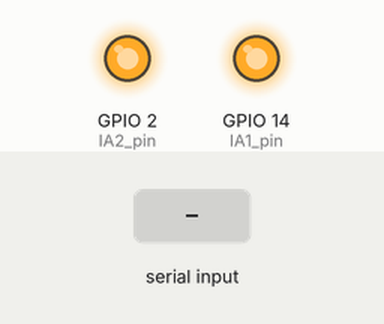
This sketch was run on a simulated ESP32. Shown: output pins drawn as LEDs (lit = HIGH). The inputs (shaded band) are chosen by the test bench. WiFi joins after 1.5 s; servers stay silent unless stated; nothing arrives over Bluetooth unless stated; the camera gives no picture; what the sketch prints to the serial monitor is not drawn.

Above: at 1.5 s.
1.6 s: "90,45\n" received over the second serial link
At 2.7 s:
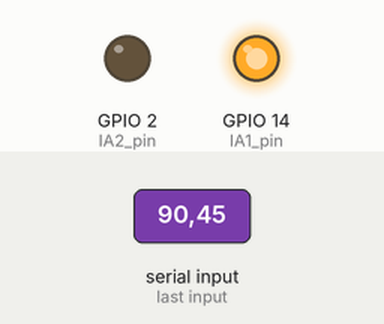
3.1 s: "30,150\n" received over the second serial link
At 3.8 s:
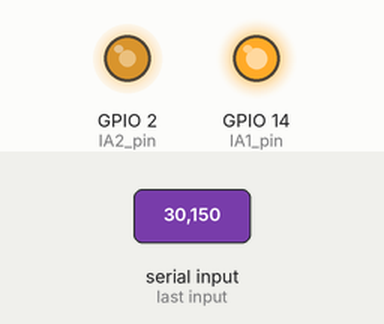
4.6 s: "5\n" received over the second serial link
At 4.9 s:
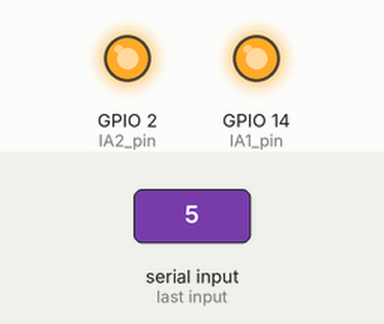
Timing chart, 0 to 7.6 s (numbered marks = the images above; inputs shaded):
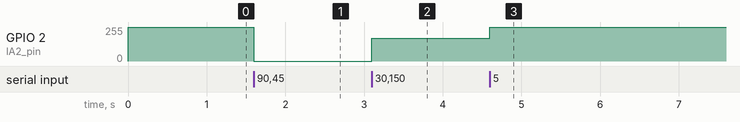

The sketch:

ESP32_loco_simp.ino
```cpp
/*********
 * Artur Zolich
 *
 * An ESP32-CAM wooden train locomotive software
 *
 * Project is an extension of previous work by Rui Santos, see annotations below
 */

/*********
  Rui Santos
  Complete project details at https://RandomNerdTutorials.com/esp32-cam-video-streaming-web-server-camera-home-assistant/

  IMPORTANT!!!
   - Select Board "AI Thinker ESP32-CAM"
   - GPIO 0 must be connected to GND to upload a sketch
   - After connecting GPIO 0 to GND, press the ESP32-CAM on-board RESET button to put your board in flashing mode

  Permission is hereby granted, free of charge, to any person obtaining a copy
  of this software and associated documentation files.

  The above copyright notice and this permission notice shall be included in all
  copies or substantial portions of the Software.
*********/

#include "esp_camera.h"
#include <WiFi.h>
#include "esp_timer.h"
#include "img_converters.h"
#include "Arduino.h"
#include "fb_gfx.h"
#include "soc/soc.h" //disable brownout problems
#include "soc/rtc_cntl_reg.h"  //disable brownout problems
#include "esp_http_server.h"

#define AP_MODE

#if defined(AP_MODE)
  const char* ssid     = "ESP32_Loco";
  const char* password = NULL;
#else
  //Replace with your network credentials
  const char* ssid = "REPLACE_WITH_YOUR_SSID";
  const char* password = "REPLACE_WITH_YOUR_PASSWORD";
#endif


//************ BLUETOOTH config
#include <BluetoothSerial.h>
BluetoothSerial SerialBT;
//**************************************************

// MOTOR CONTROL
const int IA1_pin = 14;
const int IA2_pin = 2;
const int IA1_ch = 4; // !!!! PWM Channel, not pin
const int IA2_ch = 2; // !!!! PWM Channel, not pin

void motorWrite(uint8_t channel, float value, float valueMax = 900.0) {
  uint32_t duty = (65535 / valueMax) * min(value, valueMax);
  ledcWrite(channel, duty);
}

void initializeMotorControl(){
  //See HR8833 datasheet and https://www.dfrobot.com/index.php?route=product/product&product_id=1492

  // PWM #1
  ledcSetup(IA1_ch, 50, 16); //channel, freq, resolution
  ledcAttachPin(IA1_pin, IA1_ch); // pin, channel

  // PWM #2
  ledcSetup(IA2_ch, 50, 16); //channel, freq, resolution
  ledcAttachPin(IA2_pin, IA2_ch); // pin, channel

  motorWrite(IA1_ch, 900);
  motorWrite(IA2_ch, 900);
}


#define PART_BOUNDARY "123456789000000000000987654321"

// This project was tested with the AI Thinker Model, M5STACK PSRAM Model and M5STACK WITHOUT PSRAM
#define CAMERA_MODEL_AI_THINKER
//#define CAMERA_MODEL_M5STACK_PSRAM
//#define CAMERA_MODEL_M5STACK_WITHOUT_PSRAM

// Not tested with this model
//#define CAMERA_MODEL_WROVER_KIT

#if defined(CAMERA_MODEL_WROVER_KIT)
  #define PWDN_GPIO_NUM    -1
  #define RESET_GPIO_NUM   -1
  #define XCLK_GPIO_NUM    21
  #define SIOD_GPIO_NUM    26
  #define SIOC_GPIO_NUM    27

  #define Y9_GPIO_NUM      35
  #define Y8_GPIO_NUM      34
  #define Y7_GPIO_NUM      39
  #define Y6_GPIO_NUM      36
  #define Y5_GPIO_NUM      19
  #define Y4_GPIO_NUM      18
  #define Y3_GPIO_NUM       5
  #define Y2_GPIO_NUM       4
  #define VSYNC_GPIO_NUM   25
  #define HREF_GPIO_NUM    23
  #define PCLK_GPIO_NUM    22

#elif defined(CAMERA_MODEL_M5STACK_PSRAM)
  #define PWDN_GPIO_NUM     -1
  #define RESET_GPIO_NUM    15
  #define XCLK_GPIO_NUM     27
  #define SIOD_GPIO_NUM     25
  #define SIOC_GPIO_NUM     23

  #define Y9_GPIO_NUM       19
  #define Y8_GPIO_NUM       36
  #define Y7_GPIO_NUM       18
  #define Y6_GPIO_NUM       39
  #define Y5_GPIO_NUM        5
  #define Y4_GPIO_NUM       34
  #define Y3_GPIO_NUM       35
  #define Y2_GPIO_NUM       32
  #define VSYNC_GPIO_NUM    22
  #define HREF_GPIO_NUM     26
  #define PCLK_GPIO_NUM     21

#elif defined(CAMERA_MODEL_M5STACK_WITHOUT_PSRAM)
  #define PWDN_GPIO_NUM     -1
  #define RESET_GPIO_NUM    15
  #define XCLK_GPIO_NUM     27
  #define SIOD_GPIO_NUM     25
  #define SIOC_GPIO_NUM     23

  #define Y9_GPIO_NUM       19
  #define Y8_GPIO_NUM       36
  #define Y7_GPIO_NUM       18
  #define Y6_GPIO_NUM       39
  #define Y5_GPIO_NUM        5
  #define Y4_GPIO_NUM       34
  #define Y3_GPIO_NUM       35
  #define Y2_GPIO_NUM       17
  #define VSYNC_GPIO_NUM    22
  #define HREF_GPIO_NUM     26
  #define PCLK_GPIO_NUM     21

#elif defined(CAMERA_MODEL_AI_THINKER)
  #define PWDN_GPIO_NUM     32
  #define RESET_GPIO_NUM    -1
  #define XCLK_GPIO_NUM      0
  #define SIOD_GPIO_NUM     26
  #define SIOC_GPIO_NUM     27

  #define Y9_GPIO_NUM       35
  #define Y8_GPIO_NUM       34
  #define Y7_GPIO_NUM       39
  #define Y6_GPIO_NUM       36
  #define Y5_GPIO_NUM       21
  #define Y4_GPIO_NUM       19
  #define Y3_GPIO_NUM       18
  #define Y2_GPIO_NUM        5
  #define VSYNC_GPIO_NUM    25
  #define HREF_GPIO_NUM     23
  #define PCLK_GPIO_NUM     22
#else
  #error "Camera model not selected"
#endif

static const char* _STREAM_CONTENT_TYPE = "multipart/x-mixed-replace;boundary=" PART_BOUNDARY;
static const char* _STREAM_BOUNDARY = "\r\n--" PART_BOUNDARY "\r\n";
static const char* _STREAM_PART = "Content-Type: image/jpeg\r\nContent-Length: %u\r\n\r\n";

httpd_handle_t stream_httpd = NULL;

static esp_err_t stream_handler(httpd_req_t *req){
  camera_fb_t * fb = NULL;
  esp_err_t res = ESP_OK;
  size_t _jpg_buf_len = 0;
  uint8_t * _jpg_buf = NULL;
  char * part_buf[64];

  res = httpd_resp_set_type(req, _STREAM_CONTENT_TYPE);
  if(res != ESP_OK){
    return res;
  }

  while(true){
    fb = esp_camera_fb_get();
    if (!fb) {
      Serial.println("Camera capture failed");
      res = ESP_FAIL;
    } else {
      if(fb->width > 400){
        if(fb->format != PIXFORMAT_JPEG){
          bool jpeg_converted = frame2jpg(fb, 80, &_jpg_buf, &_jpg_buf_len);
          esp_camera_fb_return(fb);
          fb = NULL;
          if(!jpeg_converted){
            Serial.println("JPEG compression failed");
            res = ESP_FAIL;
          }
        } else {
          _jpg_buf_len = fb->len;
          _jpg_buf = fb->buf;
        }
      }
    }
    if(res == ESP_OK){
      size_t hlen = snprintf((char *)part_buf, 64, _STREAM_PART, _jpg_buf_len);
      res = httpd_resp_send_chunk(req, (const char *)part_buf, hlen);
    }
    if(res == ESP_OK){
      res = httpd_resp_send_chunk(req, (const char *)_jpg_buf, _jpg_buf_len);
    }
    if(res == ESP_OK){
      res = httpd_resp_send_chunk(req, _STREAM_BOUNDARY, strlen(_STREAM_BOUNDARY));
    }
    if(fb){
      esp_camera_fb_return(fb);
      fb = NULL;
      _jpg_buf = NULL;
    } else if(_jpg_buf){
      free(_jpg_buf);
      _jpg_buf = NULL;
    }
    if(res != ESP_OK){
      break;
    }
    //Serial.printf("MJPG: %uB\n",(uint32_t)(_jpg_buf_len));
  }
  return res;
}

void startCameraServer(){
  httpd_config_t config = HTTPD_DEFAULT_CONFIG();
  config.server_port = 80;

  httpd_uri_t index_uri = {
    .uri       = "/",
    .method    = HTTP_GET,
    .handler   = stream_handler,
    .user_ctx  = NULL
  };

  //Serial.printf("Starting web server on port: '%d'\n", config.server_port);
  if (httpd_start(&stream_httpd, &config) == ESP_OK) {
    httpd_register_uri_handler(stream_httpd, &index_uri);
  }
}

void setup() {
  WRITE_PERI_REG(RTC_CNTL_BROWN_OUT_REG, 0); //disable brownout detector

  Serial.begin(115200);
  Serial.setDebugOutput(false);

  // Initialize motor control
  initializeMotorControl();

  // Initialize Bluetooth
  SerialBT.begin("ESP32 Loco");
  Serial.println("Bluetooth enabled");

  camera_config_t config;
  config.ledc_channel = LEDC_CHANNEL_0;
  config.ledc_timer = LEDC_TIMER_0;
  config.pin_d0 = Y2_GPIO_NUM;
  config.pin_d1 = Y3_GPIO_NUM;
  config.pin_d2 = Y4_GPIO_NUM;
  config.pin_d3 = Y5_GPIO_NUM;
  config.pin_d4 = Y6_GPIO_NUM;
  config.pin_d5 = Y7_GPIO_NUM;
  config.pin_d6 = Y8_GPIO_NUM;
  config.pin_d7 = Y9_GPIO_NUM;
  config.pin_xclk = XCLK_GPIO_NUM;
  config.pin_pclk = PCLK_GPIO_NUM;
  config.pin_vsync = VSYNC_GPIO_NUM;
  config.pin_href = HREF_GPIO_NUM;
  config.pin_sscb_sda = SIOD_GPIO_NUM;
  config.pin_sscb_scl = SIOC_GPIO_NUM;
  config.pin_pwdn = PWDN_GPIO_NUM;
  config.pin_reset = RESET_GPIO_NUM;
  config.xclk_freq_hz = 20000000;
  config.pixel_format = PIXFORMAT_JPEG;
  /*
  if(psramFound()){
    config.frame_size = FRAMESIZE_UXGA;
    config.jpeg_quality = 10;
    config.fb_count = 2;
  } else {
    config.frame_size = FRAMESIZE_SVGA;
    config.jpeg_quality = 12;
    config.fb_count = 1;
  }*/
  config.frame_size = FRAMESIZE_VGA;
  config.jpeg_quality = 12;
  config.fb_count = 1;

  // Camera init
  esp_err_t err = esp_camera_init(&config);
  if (err != ESP_OK) {
    Serial.printf("Camera init failed with error 0x%x", err);
    return;
  }
  // Wi-Fi connection

  #if defined(AP_MODE)
    IPAddress Ip(192, 168, 4, 1);
    IPAddress NMask(255, 255, 255, 0);
    WiFi.softAPConfig(Ip, Ip, NMask);
    WiFi.mode(WIFI_AP);
    WiFi.softAP(ssid, password);
    Serial.print("Access Point Created with IP address: ");
    Serial.println(WiFi.softAPIP());
  #else
    WiFi.begin(ssid, password);
    while (WiFi.status() != WL_CONNECTED) {
      delay(500);
      Serial.print(".");
    }
    Serial.println("");
    Serial.println("WiFi connected");

    Serial.print("Camera Stream Ready! Go to: http://");
    Serial.print(WiFi.localIP());
  #endif


  // Start streaming web server
  startCameraServer();
}

void handle_bluetooth_message(String msg) {
  float ffwdValue = msg.toFloat();


  float pos = ffwdValue *10.0;

  if(pos >= 100.0){
    motorWrite(IA2_ch, 900-pos);
    motorWrite(IA1_ch, 900);
  }else if(pos<-100.0){
    motorWrite(IA2_ch, 900);
    motorWrite(IA1_ch, 900-abs(pos));
  }else{
    motorWrite(IA2_ch, 900);
    motorWrite(IA1_ch, 900);
  }


  //Serial.print(msg + " ctrl: " + pos + "\n");

}

void loop() {
  // main code, runs repeatedly:

  if (SerialBT.available()) {
    handle_bluetooth_message(SerialBT.readStringUntil('\n'));
  }
}
```

Measured:
- after the input at 1.6 s, GPIO 2 (IA2_pin): 255/255 → 0/255 at once
- after the input at 3.1 s, GPIO 2 (IA2_pin): 0/255 → 170/255 at once
- after the input at 4.6 s, GPIO 2 (IA2_pin): 170/255 → 255/255 at once
